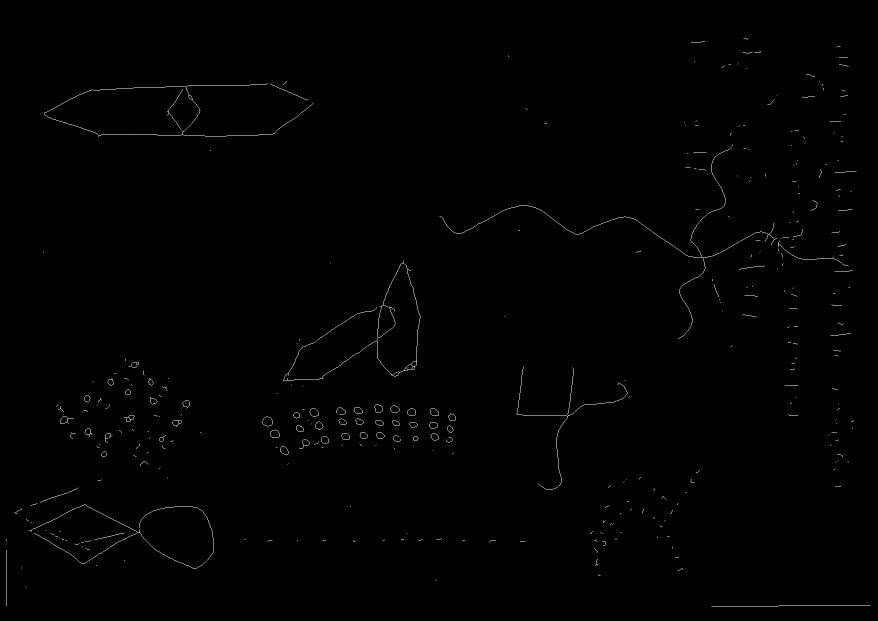
#> input picture data/processed_drawings/page-00027.jpg, 1755 x 1241 px, found by its file name (shown at 1/2 size); its folder holds only this picture in this run
$ python detector.py
#> lines starting #> are read from the running program, lines starting #| are printed output that depends on the picture; after the words box and inside, x2 and y2 are one past the last pixel; in counts of white or black regions, pixels touching at a corner belong together
import cv2
import numpy as np
import os

img_folder = r"D:\assignments\cognitive\project\bender-gestalt-analysis\data\processed_drawings"
base_output_path = r"D:\assignments\cognitive\project\bender-gestalt-analysis\data\Detected"

os.makedirs(base_output_path, exist_ok=True)

for filename in os.listdir(img_folder):

    if filename.lower().endswith((".png", ".jpg", ".jpeg")):

        student_id = os.path.splitext(filename)[0]
        student_folder = os.path.join(base_output_path, student_id)
        os.makedirs(student_folder, exist_ok=True)

        full_path = os.path.join(img_folder, filename)
        img = cv2.imread(full_path, 0)  # grayscale مباشرة
#> img is the input picture: shape (1241, 1755); min 0, max 255, mean 1.2

        if img is None:
            print(" Cannot read:", full_path)
            continue

        # optional: denoise
        img = cv2.medianBlur(img, 5)

        # dilation
        kernel = np.ones((12, 12), np.uint8)
        dilated = cv2.dilate(img, kernel, iterations=2)
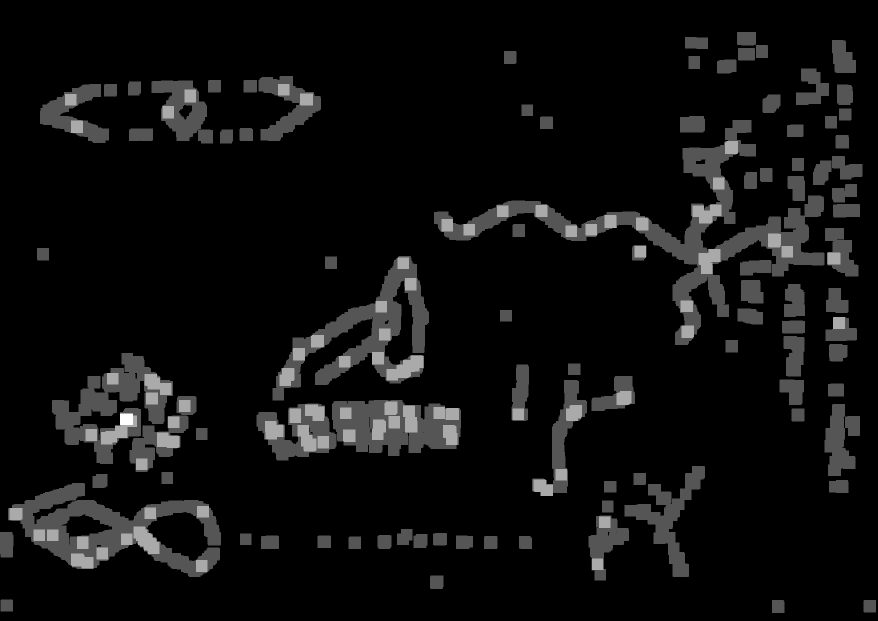
#> dilated: shape (1241, 1755) (shown at 1/2 size); min 0, max 3, mean 0.178; drawn with min black and max white

        contours, _ = cv2.findContours(
            dilated,
            cv2.RETR_EXTERNAL,
            cv2.CHAIN_APPROX_SIMPLE
        )
#> contours = 93 contours; largest, box (x1, y1, x2, y2) and area: (868, 240, 1649, 690) 54843, (16, 966, 442, 1154) 37084, (545, 512, 858, 801) 29402, (104, 706, 346, 928) 22782, (664, 800, 922, 912) 22644

        shape_count = 0

        for cnt in contours:

            area = cv2.contourArea(cnt)

            if area > 7000:

                x, y, w, h = cv2.boundingRect(cnt)

                margin = 20
                x1 = max(0, x - margin)
                y1 = max(0, y - margin)
                x2 = min(img.shape[1], x + w + margin)
                y2 = min(img.shape[0], y + h + margin)

                roi = img[y1:y2, x1:x2]

                save_path = os.path.join(student_folder, f"shape_{shape_count}.jpg")
                cv2.imwrite(save_path, roi)

                shape_count += 1
#> this loop made 93 passes
#> (area, x, y, w, h, x1, y1, x2) on passes 19, 25, 30, 31, 34, 39, 52, 70, 79, 81, 84: (37084.5, 16, 966, 426, 188, 0, 946, 462), (10024, 1249, 932, 161, 222, 1229, 912, 1430), (11543.5, 513, 807, 160, 114, 493, 787, 693), (22644, 664, 800, 258, 112, 644, 780, 942), (8121.5, 1064, 760, 110, 232, 1044, 740, 1194), (22782, 104, 706, 242, 222, 84, 686, 366), (29402, 545, 512, 313, 289, 525, 492, 878), (54843, 868, 240, 781, 450, 848, 220, 1669), (7468.5, 80, 168, 138, 118, 60, 148, 238), (9066, 303, 161, 123, 126, 283, 141, 446), (7482.5, 517, 152, 125, 130, 497, 132, 662)
#> area on passes 1 to 6: 574.5, 597, 551, 668, 574, 614
#> after the loop, shape_count = 11

print(f" Done! Output saved in: {base_output_path}")

$ run again, on data/processed_drawings/page-0004.jpg
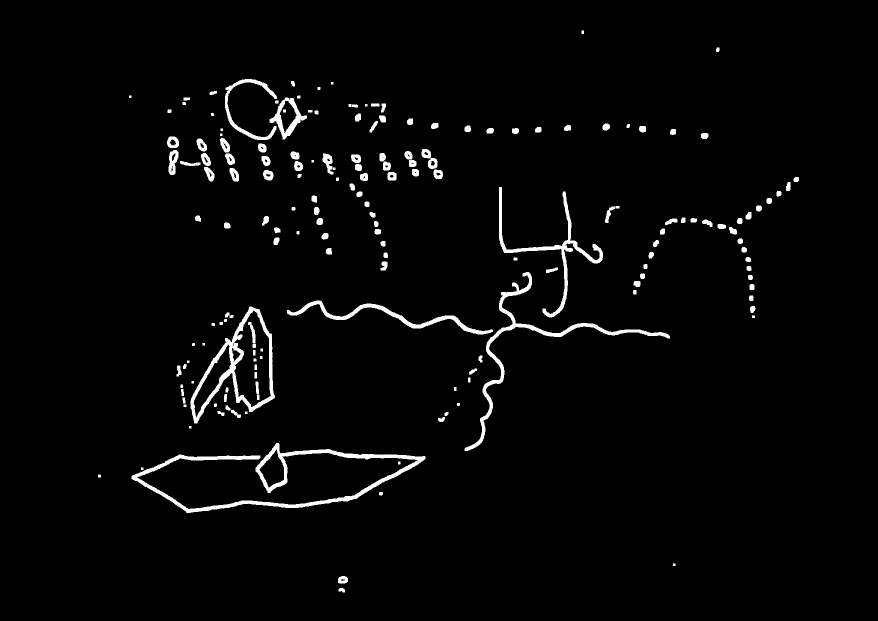
#> input picture data/processed_drawings/page-0004.jpg, 1755 x 1241 px, found by its file name (shown at 1/2 size)
#> img is the input picture: shape (1241, 1755); min 0, max 255, mean 6.6
#> `dilated = cv2.dilate(img, kernel, iterations=2)`:
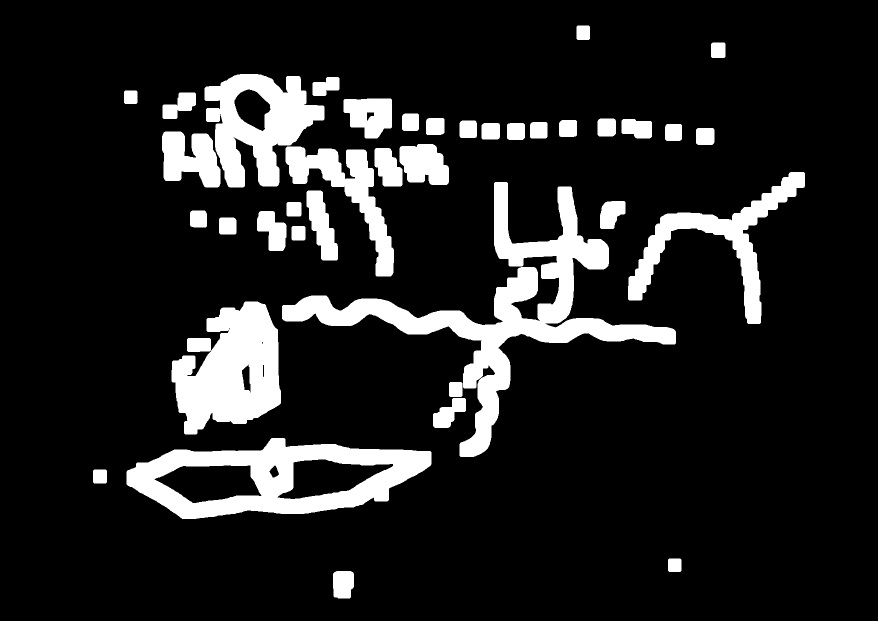
#> dilated: shape (1241, 1755) (shown at 1/2 size); min 0, max 255, mean 33.8
#> contours = 33 contours; largest, box (x1, y1, x2, y2) and area: (560, 362, 1353, 914) 81904, (248, 874, 865, 1042) 68068, (323, 146, 788, 555) 60732, (343, 600, 563, 871) 41044, (1255, 343, 1611, 650) 23596
#> the loop `for cnt in contours: ` made 33 passes
#> (area, x, y, w, h, x1, y1, x2) on passes 4, 5, 13, 14, 15, 31: (68068, 248, 874, 617, 168, 228, 854, 885), (41044.5, 343, 600, 220, 271, 323, 580, 583), (81904, 560, 362, 793, 552, 540, 342, 1373), (23596.5, 1255, 343, 356, 307, 1235, 323, 1631), (10069.5, 748, 287, 151, 88, 728, 267, 919), (60732.5, 323, 146, 465, 409, 303, 126, 808)
#> after the loop `for cnt in contours:`: shape_count = 6

$ run again, on data/processed_drawings/page-00040.jpg
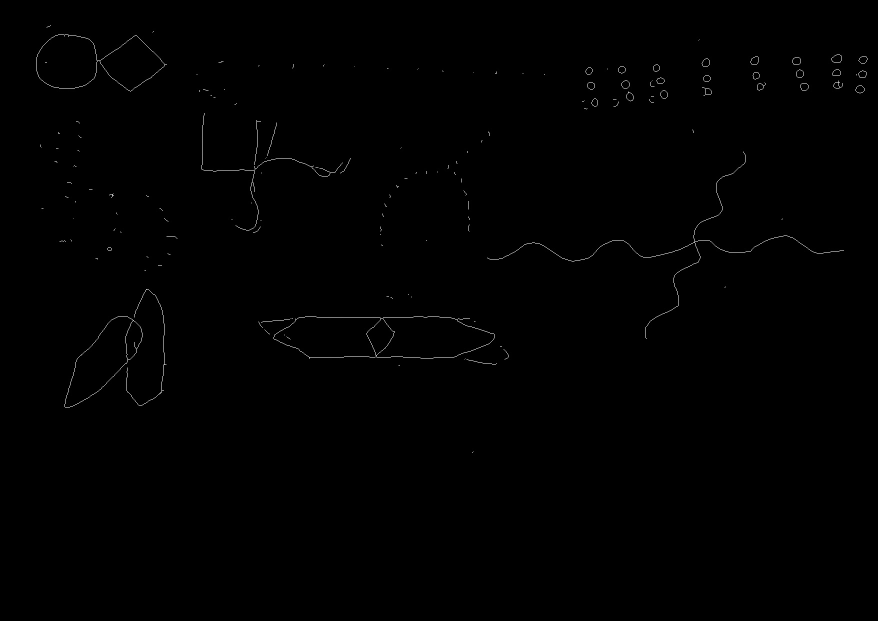
#> input picture data/processed_drawings/page-00040.jpg, 1755 x 1241 px, found by its file name (shown at 1/2 size)
#> img is the input picture: shape (1241, 1755); min 0, max 255, mean 0.8
#> `dilated = cv2.dilate(img, kernel, iterations=2)`:
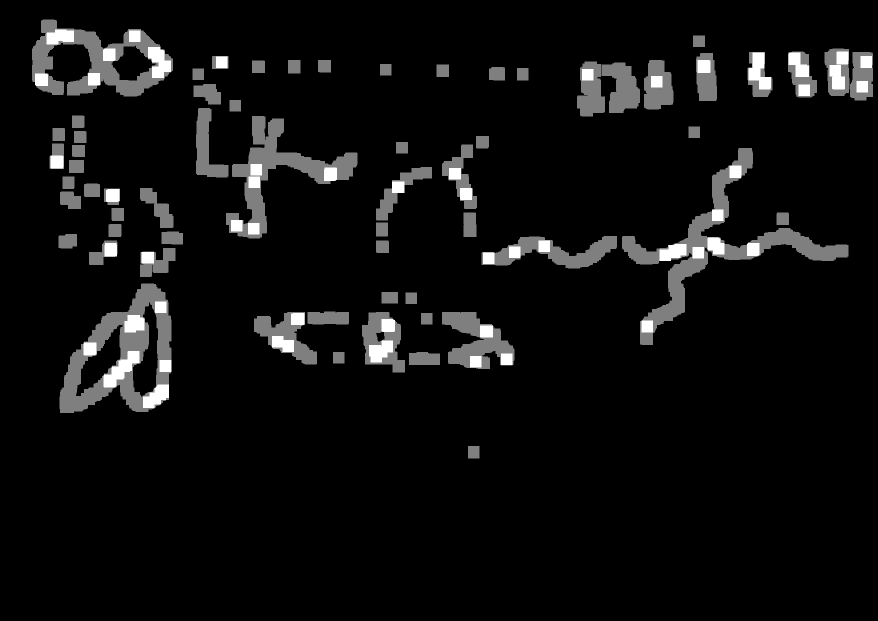
#> dilated: shape (1241, 1755) (shown at 1/2 size); min 0, max 2, mean 0.117; drawn with min black and max white
#> contours = 62 contours; largest, box (x1, y1, x2, y2) and area: (119, 567, 344, 826) 37788, (1244, 296, 1697, 690) 28222, (64, 39, 346, 193) 24432, (452, 232, 715, 477) 17944, (884, 624, 1029, 738) 9217
#> the loop `for cnt in contours: ` made 62 passes
#> (area, x, y, w, h, x1, y1, x2) on passes 5, 6, 11, 15, 30, 39, 62: (9217, 884, 624, 145, 114, 864, 604, 1049), (7135, 724, 624, 86, 121, 704, 604, 830), (37787.5, 119, 567, 225, 259, 99, 547, 364), (8342, 963, 472, 271, 65, 943, 452, 1254), (28222, 1244, 296, 453, 394, 1224, 276, 1717), (17943.5, 452, 232, 263, 245, 432, 212, 735), (24432.5, 64, 39, 282, 154, 44, 19, 366)
#> after the loop `for cnt in contours:`: shape_count = 7

$ run again, on data/processed_drawings/page-00028.jpg
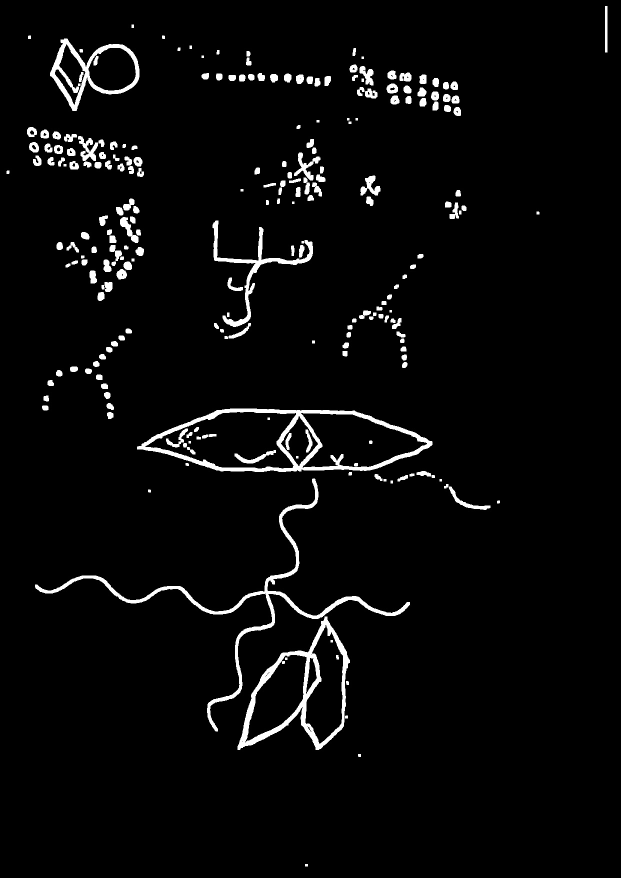
#> input picture data/processed_drawings/page-00028.jpg, 1241 x 1755 px, found by its file name (shown at 1/2 size)
#> img is the input picture: shape (1755, 1241); min 0, max 255, mean 9.3
#> `dilated = cv2.dilate(img, kernel, iterations=2)`:
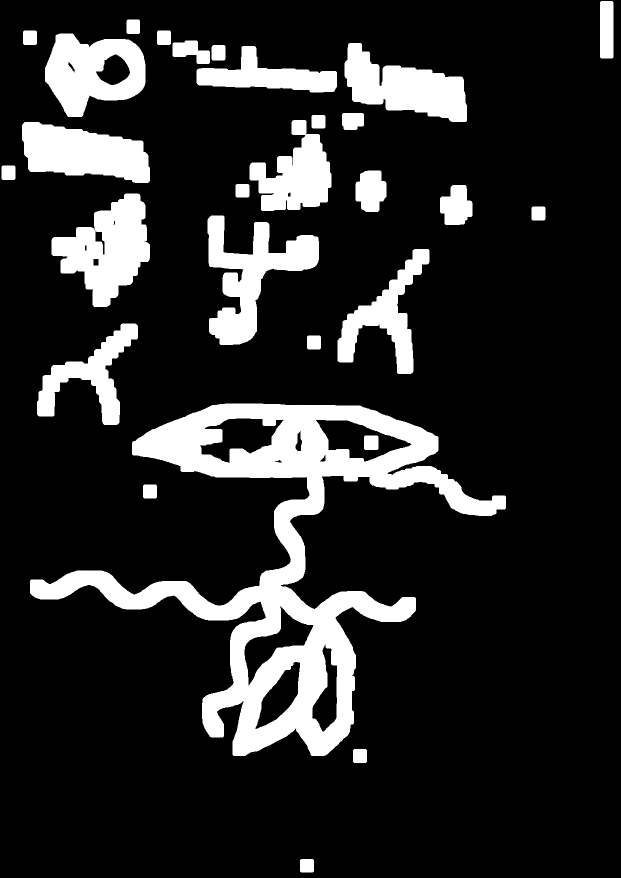
#> dilated: shape (1755, 1241) (shown at 1/2 size); min 0, max 255, mean 41
#> contours = 26 contours; largest, box (x1, y1, x2, y2) and area: (58, 807, 1012, 1514) 191950, (103, 385, 300, 618) 25784, (415, 431, 640, 691) 24949, (88, 66, 291, 235) 24134, (42, 240, 300, 368) 22374
#> the loop `for cnt in contours: ` made 26 passes
#> (area, x, y, w, h, x1, y1, x2) on passes 4, 6, 7, 8, 10, 15, 16, 19: (191949.5, 58, 807, 954, 707, 38, 787, 1032), (14792, 72, 647, 204, 204, 52, 627, 296), (15832.5, 673, 497, 186, 251, 653, 477, 879), (24949, 415, 431, 225, 260, 395, 411, 660), (25784.5, 103, 385, 197, 233, 83, 365, 320), (22374, 42, 240, 258, 128, 22, 220, 320), (17652, 498, 239, 166, 184, 478, 219, 684), (12721, 392, 90, 283, 96, 372, 70, 695)
#> after the loop `for cnt in contours:`: shape_count = 10
